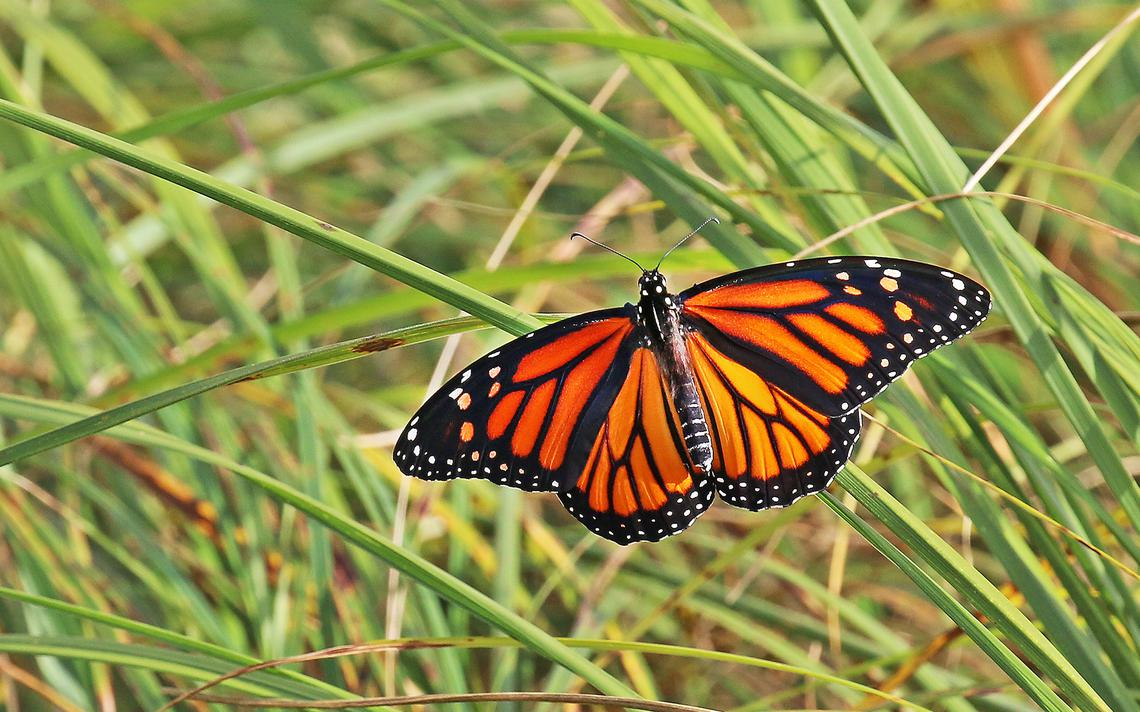
#> input picture exercise3/butterfly.jpg, 1140 x 712 px
$ jupyter execute exercise_3.ipynb   (shell and % lines are left out)
#> lines starting #> are read from the running program, lines starting #| are printed output that depends on the picture
### Name : Treshan Ayesh
### Index Number : 190443T

[cell 1]
#Q1 a)
import cv2 as cv
import numpy as np
from matplotlib import pyplot as plt

img = cv.imread("butterfly.jpg")
#> img is the input picture: shape (712, 1140, 3); mean B, G, R 74.4, 141.7, 141.7
imgrgb = cv.cvtColor(img , cv.COLOR_BGR2RGB)

#box filtering
kernel = np.ones((9,9), np.float32)/81
imgcA = cv.filter2D(img, -1, kernel)
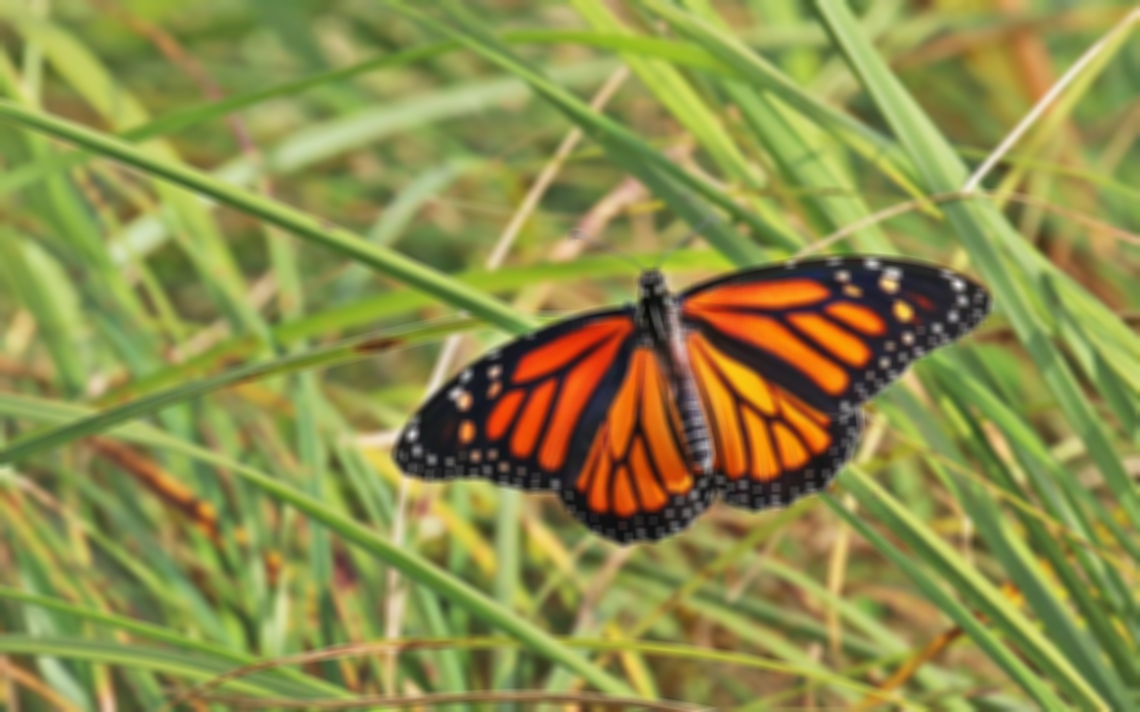
#> imgcA: shape (712, 1140, 3); mean B, G, R 74.4, 141.7, 141.7

# apply a "Gaussian" blur to the image
imgcB = cv.GaussianBlur(img, (9, 9), 4)

imgcA = cv.cvtColor(imgcA, cv.COLOR_BGR2RGB)
imgcB = cv.cvtColor(imgcB, cv.COLOR_BGR2RGB)

fig,axes =plt.subplots(2 ,2 ,figsize = (18,10) )
plt.rcParams["figure.autolayout"] = True

axes[0][0].imshow(imgrgb)
axes[0][0].set_title('Original')

axes[0][1].imshow(imgcA)
axes[0][1].set_title('Averaging')

axes[1][0].imshow(imgrgb)
axes[1][0].set_title('Original')

axes[1][1].imshow(imgcB)
axes[1][1].set_title('Gaussian')

axes[0][0].set_xticks([]), axes[0][0].set_yticks([])
axes[1][0].set_xticks([]), axes[1][0].set_yticks([])
axes[0][1].set_xticks([]), axes[0][1].set_yticks([])
axes[1][1].set_xticks([]), axes[1][1].set_yticks([])
plt.show()
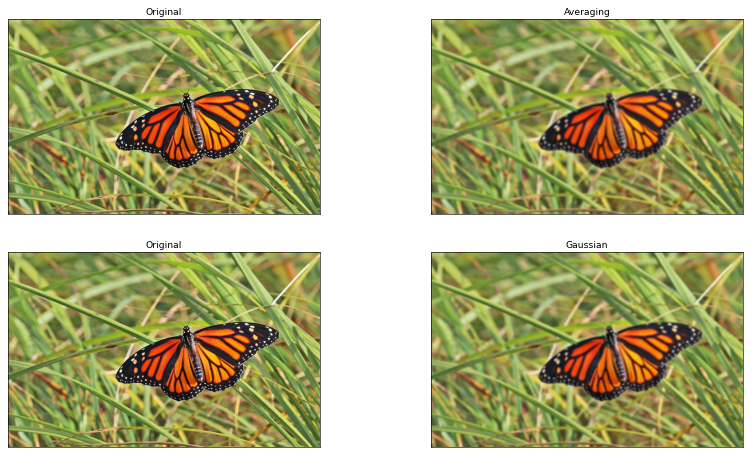
#> figure drawn by matplotlib, 4 panels

[cell 2]
#Q3)
import cv2 as cv
import numpy as np
from matplotlib import pyplot as plt

img = cv.imread("contact_lens.tif" , cv.IMREAD_REDUCED_GRAYSCALE_2)
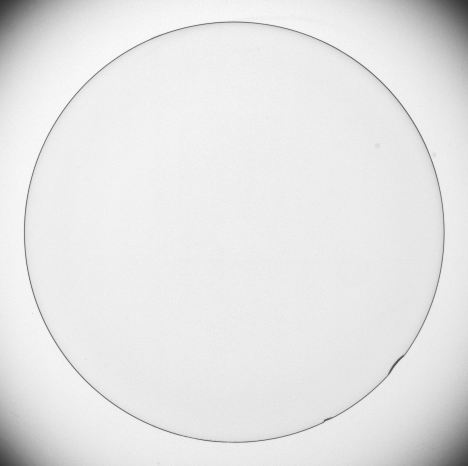
#> input picture exercise3/contact_lens.tif, 468 x 466 px
#> img is the input picture: shape (466, 468); min 51, max 250, mean 229.6

# Sobel vertical
kernel = np.array([(-1, -2, -1), (0, 0, 0), (1, 2, 1)], dtype='float')
imgc = cv.filter2D(img,-1,kernel)
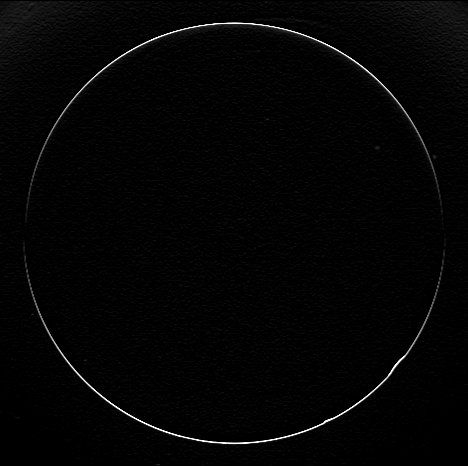
#> imgc: shape (466, 468); min 0, max 255, mean 4.1


fig,axes =plt.subplots(1 ,2 ,figsize = (18,18) )

axes[0].imshow(img , cmap=  'gray')
axes[0].set_title('Original')

axes[1].imshow(imgc , cmap=  'gray' , vmin = -1020 , vmax = 1020)
axes[1].set_title('Sobel Vertical')

axes[0].set_xticks([]), axes[0].set_yticks([])
axes[1].set_xticks([]), axes[1].set_yticks([])

plt.show()
